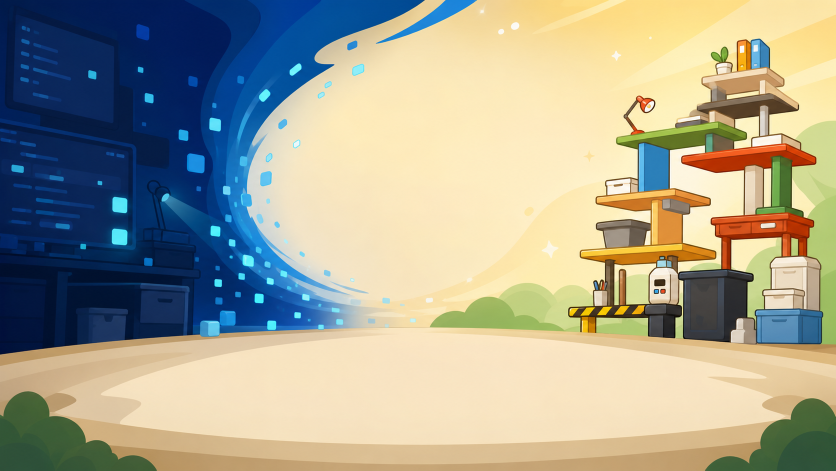
#> input picture assets/steam-store/p0-v2/capsule_background_v2.png, 1672 x 941 px (shown at 1/2 size)
$ python build_steam_p0_assets.py
#> lines starting #> are read from the running program, lines starting #| are printed output that depends on the picture
from __future__ import annotations

from pathlib import Path
from PIL import Image, ImageDraw, ImageFilter


ROOT = Path(__file__).resolve().parents[1]
OUT = ROOT / "assets" / "steam-store" / "p0-v2"
BACKGROUND = OUT / "capsule_background_v2.png"
LOGO = ROOT / "assets" / "steam-store" / "library_logo.png"
MASCOT = ROOT / "assets" / "steam-icons" / "guluduck.png"


def alpha_crop(path: Path) -> Image.Image:
    image = Image.open(path).convert("RGBA")
    bbox = image.getchannel("A").getbbox()
    if bbox is None:
        raise ValueError(f"No visible pixels in {path}")
    return image.crop(bbox)


def contain(image: Image.Image, width: int, height: int) -> Image.Image:
    scale = min(width / image.width, height / image.height)
    size = (max(1, round(image.width * scale)), max(1, round(image.height * scale)))
    return image.resize(size, Image.Resampling.LANCZOS)


def cover(image: Image.Image, width: int, height: int, focus_x: float = 0.5) -> Image.Image:
#> called with width = 1232, height = 706, focus_x = 0.5
    scale = max(width / image.width, height / image.height)
#> scale = 0.75
    resized = image.resize(
        (max(1, round(image.width * scale)), max(1, round(image.height * scale))),
        Image.Resampling.LANCZOS,
    )
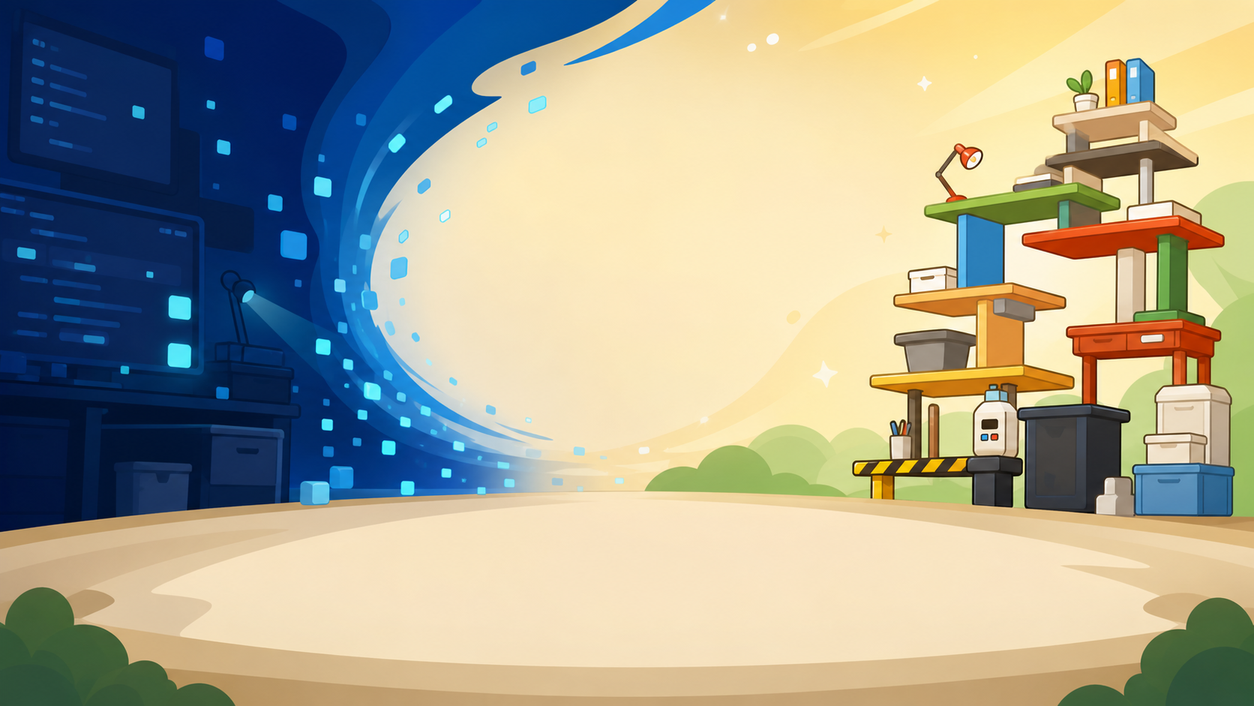
#> resized: PIL image 1254x706 RGBA; mean R, G, B, A 164, 162.8, 144.8, 255
    extra_x = max(0, resized.width - width)
#> extra_x = 22
    left = round(extra_x * max(0.0, min(1.0, focus_x)))
#> left = 11
    top = max(0, (resized.height - height) // 2)
#> top = 0
    return resized.crop((left, top, left + width, top + height))
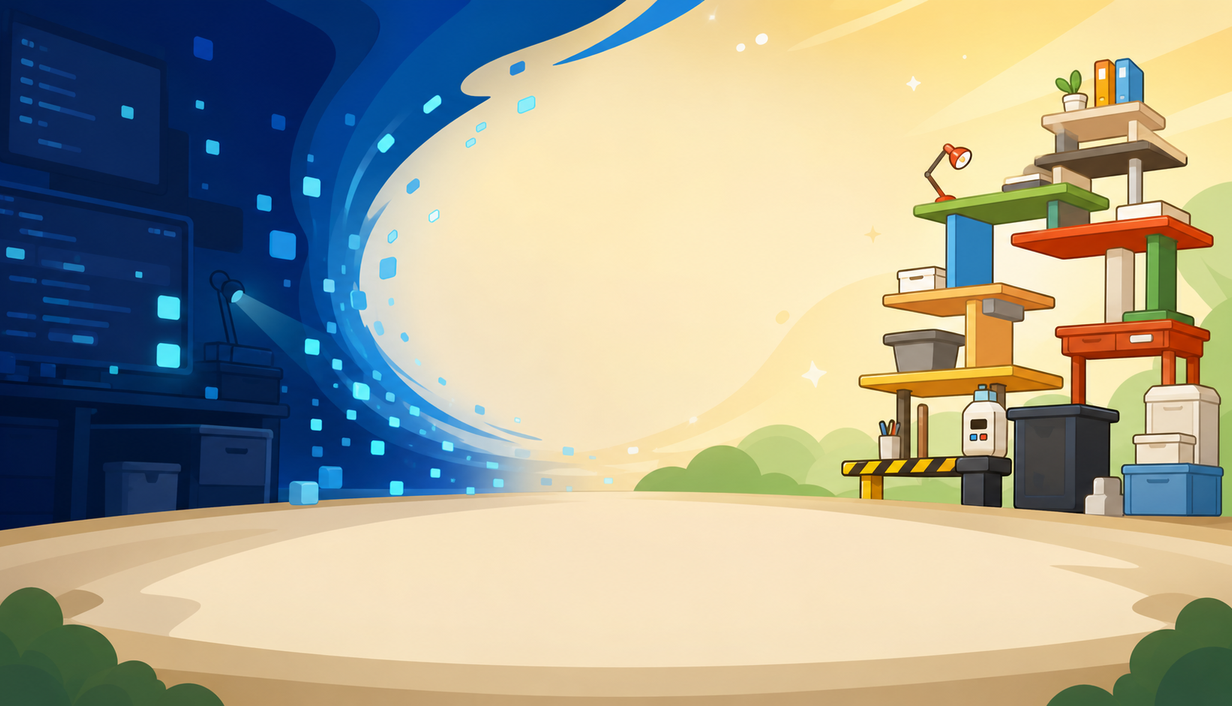
#> returned value: PIL image 1232x706 RGBA; mean R, G, B, A 165, 163.5, 145.6, 255


def glow_layer(size: tuple[int, int], center: tuple[int, int], radius: int) -> Image.Image:
#> called with size = (1232, 706), center = (641, 508), radius = 198
    layer = Image.new("RGBA", size, (0, 0, 0, 0))
#> layer: PIL image 1232x706 RGBA; every value is 0
    draw = ImageDraw.Draw(layer)
    x, y = center
    draw.ellipse((x - radius, y - radius, x + radius, y + radius), fill=(255, 218, 105, 135))
    return layer.filter(ImageFilter.GaussianBlur(max(8, radius // 3)))
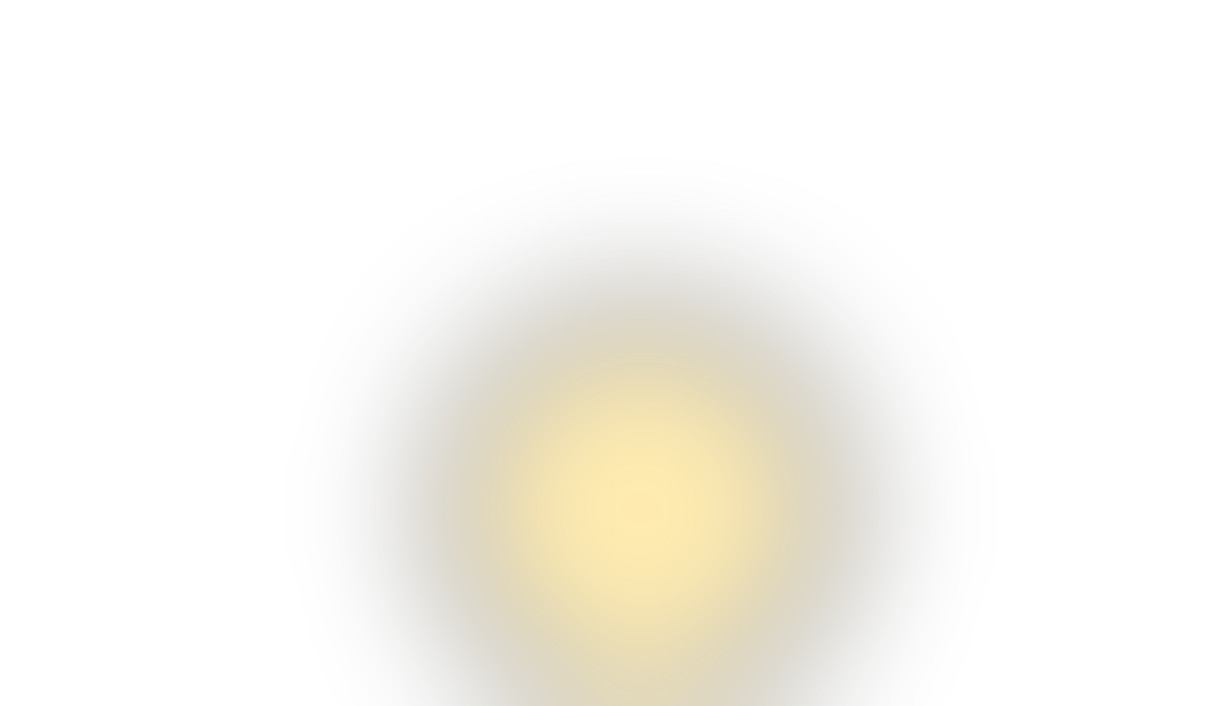
#> returned value: PIL image 1232x706 RGBA; mean R, G, B, A 35.3, 30.2, 14.5, 18.7; transparent parts drawn white


def paste_center(base: Image.Image, layer: Image.Image, x: int, y: int) -> None:
    base.alpha_composite(layer, (round(x - layer.width / 2), round(y - layer.height / 2)))


def make_landscape(name: str, size: tuple[int, int], logo_ratio: float, mascot_ratio: float) -> None:
    width, height = size
    bg = Image.open(BACKGROUND).convert("RGBA")
    canvas = cover(bg, width, height)
    canvas.alpha_composite(glow_layer(size, (round(width * 0.52), round(height * 0.72)), round(height * 0.28)))
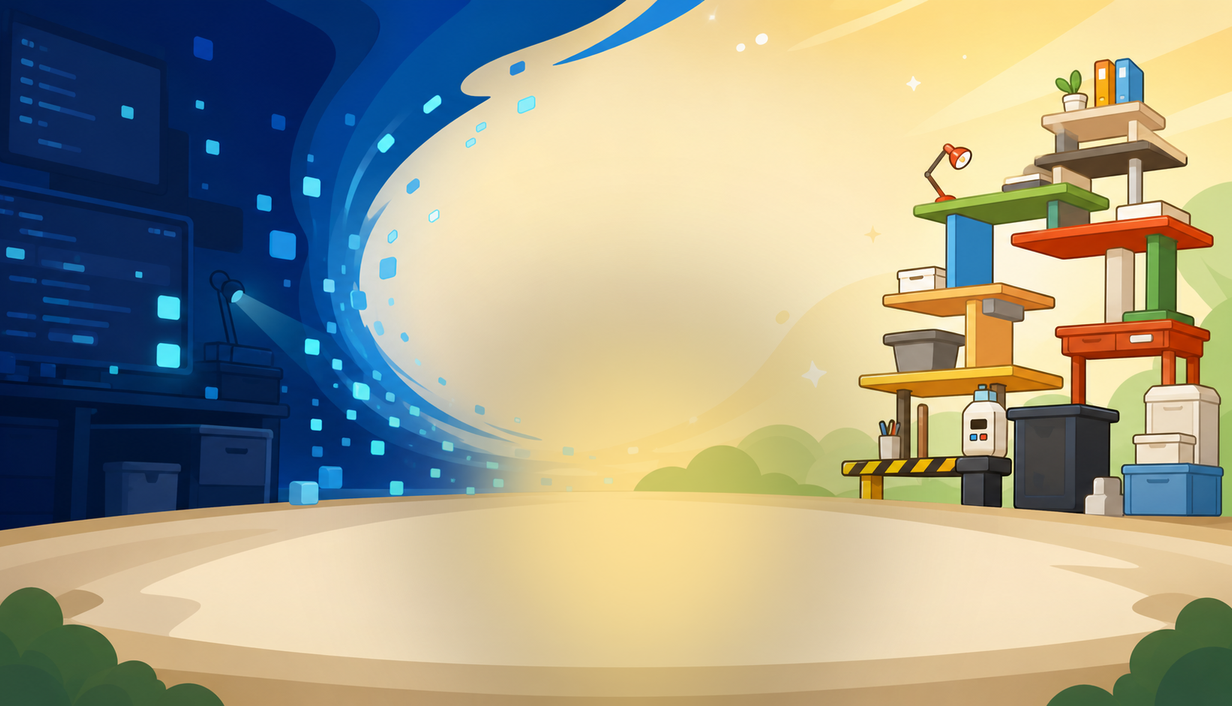
#> canvas: PIL image 1232x706 RGBA; mean R, G, B, A 160.4, 158.2, 137.5, 255

    logo = contain(alpha_crop(LOGO), round(width * logo_ratio), round(height * 0.31))
    mascot = contain(alpha_crop(MASCOT), round(width * mascot_ratio), round(height * 0.55))
    paste_center(canvas, logo, round(width * 0.52), round(height * 0.20))
    paste_center(canvas, mascot, round(width * 0.52), round(height * 0.72))
    canvas.convert("RGB").save(OUT / name, optimize=True)


def make_small() -> None:
    width, height = 462, 174
    bg = Image.open(BACKGROUND).convert("RGBA")
    canvas = cover(bg, width, height, focus_x=0.34)
    overlay = Image.new("RGBA", (width, height), (0, 0, 0, 0))
    draw = ImageDraw.Draw(overlay)
    draw.rounded_rectangle((8, 10, 308, 164), radius=18, fill=(255, 245, 216, 210))
    canvas.alpha_composite(overlay)

    logo = contain(alpha_crop(LOGO), 278, 108)
    mascot = contain(alpha_crop(MASCOT), 132, 142)
    paste_center(canvas, logo, 158, 83)
    paste_center(canvas, mascot, 381, 99)
    canvas.convert("RGB").save(OUT / "small_capsule_v2.png", optimize=True)


def make_vertical() -> None:
    width, height = 748, 896
    bg = Image.open(BACKGROUND).convert("RGBA")
    canvas = Image.new("RGBA", (width, height), (255, 241, 207, 255))
    top = contain(bg, width, 500)
    canvas.alpha_composite(top, ((width - top.width) // 2, 0))

    draw = ImageDraw.Draw(canvas)
    draw.rectangle((0, 410, width, height), fill=(255, 241, 207, 225))
    canvas.alpha_composite(glow_layer((width, height), (width // 2, 660), 245))

    logo = contain(alpha_crop(LOGO), 620, 270)
    mascot = contain(alpha_crop(MASCOT), 450, 470)
    paste_center(canvas, logo, width // 2, 176)
    paste_center(canvas, mascot, width // 2, 650)
    canvas.convert("RGB").save(OUT / "vertical_capsule_v2.png", optimize=True)


def main() -> None:
    OUT.mkdir(parents=True, exist_ok=True)
    if not BACKGROUND.exists():
        raise FileNotFoundError(BACKGROUND)
    make_landscape("main_capsule_v2.png", (1232, 706), 0.54, 0.30)
    make_landscape("header_capsule_v2.png", (920, 430), 0.50, 0.26)
    make_small()
    make_vertical()
    print(f"Wrote Steam capsule set to {OUT}")


if __name__ == "__main__":
#> (the run stopped early here; a loop or call above may not have finished)
